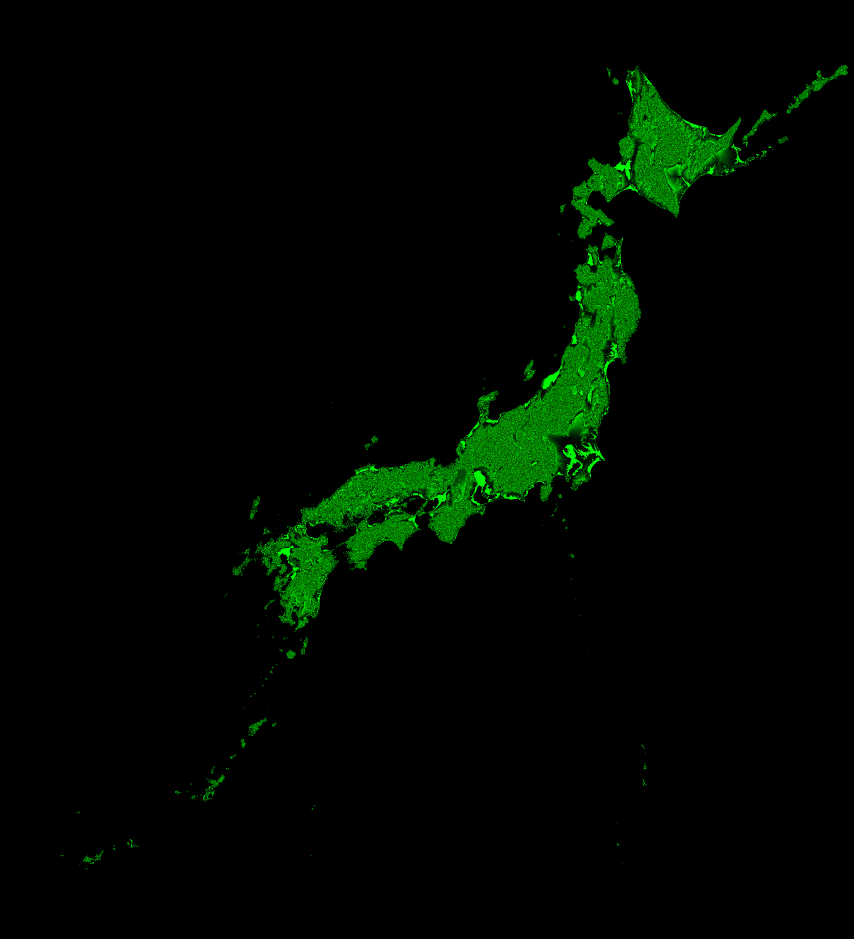
#> input picture src/3d/terrain/coarse.png, 2560 x 2816 px (shown at 1/3 size); its folder holds 2 pictures in this run
$ python build_terrain.py ../src/3d/terrain/coarse-q.png
#> lines starting #> are read from the running program, lines starting #| are printed output that depends on the picture; after the words box and inside, x2 and y2 are one past the last pixel; in counts of white or black regions, pixels touching at a corner belong together
"""3D 试验页的地形：国土地理院标高瓦片（dem_png）→ 全国粗图 + 按块的精细图。

    python -X utf8 tools/build_terrain.py          # 下载（缓存在 .cache/terrain/）并写出 src/3d/terrain/
    python -X utf8 tools/build_terrain.py --preview  # 只按现有 coarse.png 重做预览图 coarse-q.png

出典：国土地理院 標高タイル（基盤地図情報数値標高モデル）。海与国外是 NA。
- 粗图 z7（约 1 km/像素）：一张 PNG，覆盖 BBOX 对齐到 z7 瓦片边界。
- 精细图 z9（约 250 m/像素）：粗图每 64 像素一块，正好一张 z9 瓦片；只给有陆地的块，
  另带右边、下边各一像素（取自相邻瓦片），共 257×257，块与块接缝处取样一致。
编码：v = round(标高 m) + 500（最小 1），海 / NA = 0；R = v >> 8，G = v & 255，B = 0。
预览图 coarse-q.png（3.36）：粗图每 4×4 像素并成一个（约 4 km/像素，约 70 KB），立体页先用它画出全国，
粗图（约 720 KB）在后台下载完再换上——全国取景时每块只有 4–16 段，看不出差别。
粗图的 B 是土地覆盖（地球地図日本 第 1.1 版 lc.tif，1/120 度格网，取每像素中心最近的格）：
1 森林、2 草地灌丛、3 裸地、4 湿地、5 农田、6 城镇、7 水面，0 没有数据。
"""
import io
import json
import math
import os
import sys
import time
import urllib.request

import numpy as np
from PIL import Image

ROOT = os.path.abspath(os.path.join(os.path.dirname(__file__), '..'))
CACHE = os.path.join(ROOT, '.cache', 'terrain')
OUT = os.path.join(ROOT, 'src', '3d', 'terrain')
URL = 'https://cyberjapandata.gsi.go.jp/xyz/dem_png/{z}/{x}/{y}.png'
BBOX = (122.9, 24.0, 149.0, 45.8)  # 西、南、东、北
Z0, Z1 = 7, 9
CHUNK = 64  # 粗图像素；= 一张 z9 瓦片
OFFSET = 500


def legacy_tls():
    """www1.gsi.go.jp 还要求旧式的 TLS 重协商，Python 3.12 以后默认拒绝"""
    import ssl
    ctx = ssl.create_default_context()
    ctx.options |= getattr(ssl, 'OP_LEGACY_SERVER_CONNECT', 0x4)
    return ctx


def tile_xy(lon, lat, z):
    n = 2 ** z
    x = (lon + 180) / 360 * n
    y = (1 - math.log(math.tan(math.radians(lat)) + 1 / math.cos(math.radians(lat))) / math.pi) / 2 * n
    return x, y


def fetch(z, x, y):
    """返回 256×256 的标高（m，float32），NA 为 nan；整张都是海时服务器回 404。"""
#> called with z = 7, x = 107, y = 45
    path = os.path.join(CACHE, str(z), str(x), f'{y}.png')
    if not os.path.exists(path):
        os.makedirs(os.path.dirname(path), exist_ok=True)
        for attempt in range(4):
            try:
                with urllib.request.urlopen(URL.format(z=z, x=x, y=y), timeout=30) as r:
                    data = r.read()
                break
            except urllib.error.HTTPError as e:
                if e.code == 404:
                    data = b''
                    break
                if attempt == 3:
                    raise
            except OSError:
                if attempt == 3:
                    raise
            time.sleep(2 * (attempt + 1))
#> (the call stopped at in fetch, `with urllib.request.urlopen(URL.format(z=z, x=x, y=y), timeout=30) as r:`: the network is not available in this run)
        with open(path, 'wb') as f:
            f.write(data)
        time.sleep(0.05)
    with open(path, 'rb') as f:
        data = f.read()
    if not data:
        return np.full((256, 256), np.nan, np.float32)
    a = np.asarray(Image.open(io.BytesIO(data)).convert('RGB')).astype(np.int64)
    v = (a[..., 0] << 16) | (a[..., 1] << 8) | a[..., 2]
    h = np.where(v < 2 ** 23, v, v - 2 ** 24).astype(np.float32) * 0.01
    h[v == 2 ** 23] = np.nan
    return h


LC_URL = 'https://www1.gsi.go.jp/geowww/globalmap-gsi/download/data/gm-japan/gm-jpn-lc_u_1_1.zip'
# lc.tif 的分类（按调色板与几处已知地点核对：东京 13、越后平原 12、木曾山地 5、富士山顶 10、十胜 14）→ 本站的 7 类
LC_MAP = {1: 1, 2: 1, 3: 1, 4: 1, 5: 1, 6: 1, 7: 2, 8: 2, 9: 2, 10: 3, 15: 3, 16: 3, 11: 4, 12: 5, 14: 5, 13: 6, 17: 7}


def landcover(x0, y0, w, h):
    import zipfile
    path = os.path.join(ROOT, '.cache', 'gm', 'gm-jpn-lc_u_1_1.zip')
    if not os.path.exists(path):
        os.makedirs(os.path.dirname(path), exist_ok=True)
        with urllib.request.urlopen(LC_URL, timeout=300, context=legacy_tls()) as r:
            data = r.read()
        with open(path, 'wb') as f:
            f.write(data)
    z = zipfile.ZipFile(path)
    tif = next(n for n in z.namelist() if n.endswith('lc.tif'))
    tfw = [float(v) for v in z.read(tif[:-3] + 'tfw').split()]
    lc = np.asarray(Image.open(io.BytesIO(z.read(tif))))
    lut = np.zeros(256, np.uint8)
    for k, v in LC_MAP.items():
        lut[k] = v
    n = 2 ** Z0
    px = (np.arange(w) + 0.5) / 256 + x0
    py = (np.arange(h) + 0.5) / 256 + y0
    lon = px / n * 360 - 180
    lat = np.degrees(np.arctan(np.sinh(np.pi * (1 - 2 * py / n))))
    col = np.clip(np.round((lon - tfw[4]) / tfw[0]).astype(int), 0, lc.shape[1] - 1)
    row = np.clip(np.round((lat - tfw[5]) / tfw[3]).astype(int), 0, lc.shape[0] - 1)
    return lut[lc[row[:, None], col[None, :]]]


def encode(h, lc=None):
    v = np.where(np.isnan(h), 0, np.clip(np.round(np.nan_to_num(h)) + OFFSET, 1, 65535)).astype(np.uint32)
    rgb = np.zeros(h.shape + (3,), np.uint8)
    rgb[..., 0] = v >> 8
    rgb[..., 1] = v & 255
    if lc is not None:
        rgb[..., 2] = np.where(v > 0, lc, 0)
    return Image.fromarray(rgb, 'RGB')


def save(img, path):
    os.makedirs(os.path.dirname(path), exist_ok=True)
    img.save(path, optimize=True, compress_level=9)


PREVIEW = 4


def preview():
    """粗图每 PREVIEW×PREVIEW 并一个像素：有 1/4 以上是陆地才算陆地，标高取陆地的平均，土地覆盖取陆地里最多的一类"""
    rgb = np.asarray(Image.open(os.path.join(OUT, 'coarse.png')).convert('RGB')).astype(np.int32)
    v = (rgb[..., 0] << 8) | rgb[..., 1]
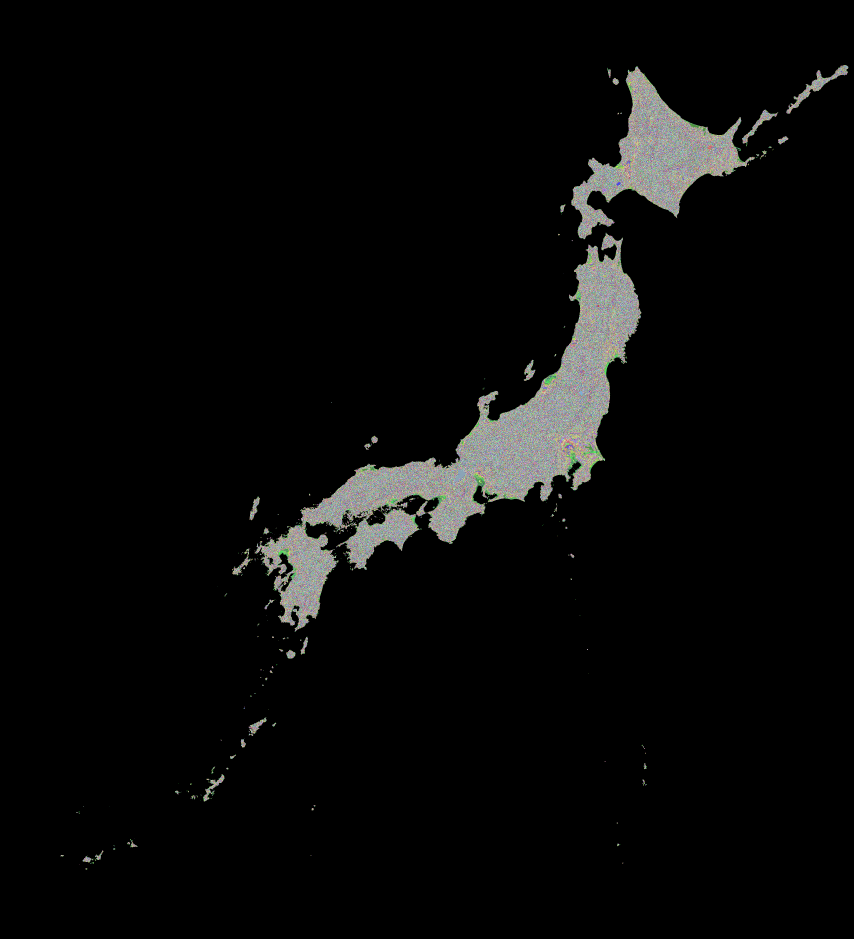
#> v: shape (2816, 2560) int32 (shown at 1/3 size); 2654 distinct labels, from 0 to 4097; one colour per label, 0 black
    lc = rgb[..., 2]
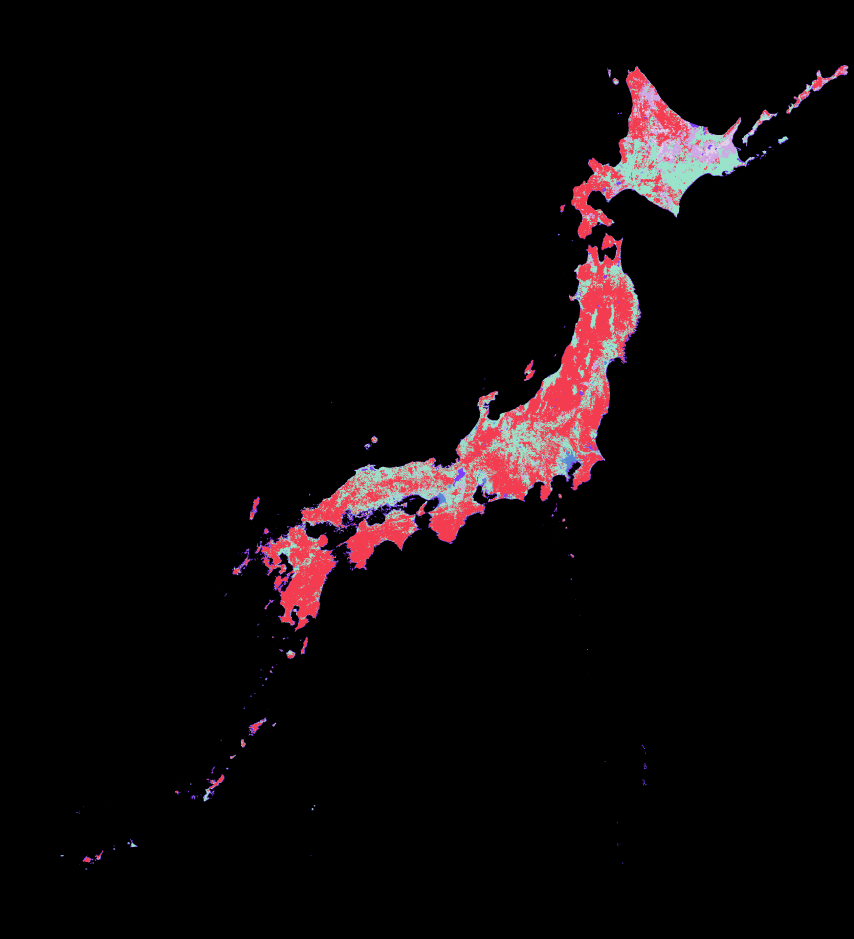
#> lc: shape (2816, 2560) int32 (shown at 1/3 size); 8 distinct labels, from 0 to 7; one colour per label, 0 black
    f = PREVIEW
    H, W = v.shape
#> H = 2816; W = 2560
    assert H % f == 0 and W % f == 0, (W, H)
    blocks = v.reshape(H // f, f, W // f, f).transpose(0, 2, 1, 3).reshape(H // f, W // f, f * f)
    lcb = lc.reshape(H // f, f, W // f, f).transpose(0, 2, 1, 3).reshape(H // f, W // f, f * f)
    land = blocks > 0
    n = land.sum(-1)
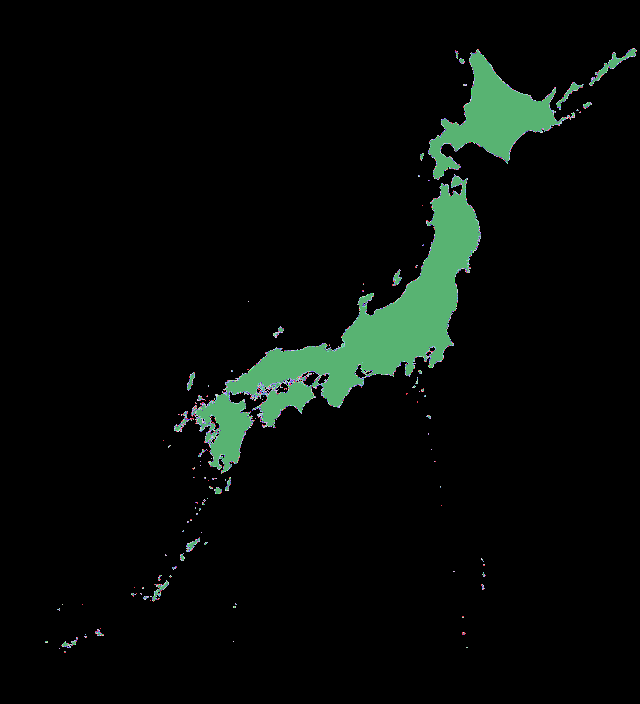
#> n: shape (704, 640) int64; 17 distinct labels, from 0 to 16; one colour per label, 0 black
    mean = np.where(n > 0, (blocks * land).sum(-1) / np.maximum(n, 1), 0)
    h = np.where(n * 4 >= f * f, mean - OFFSET, np.nan)
    counts = np.stack([((lcb == k) & land).sum(-1) for k in range(8)], -1)
    mode = counts[..., 1:].argmax(-1) + 1
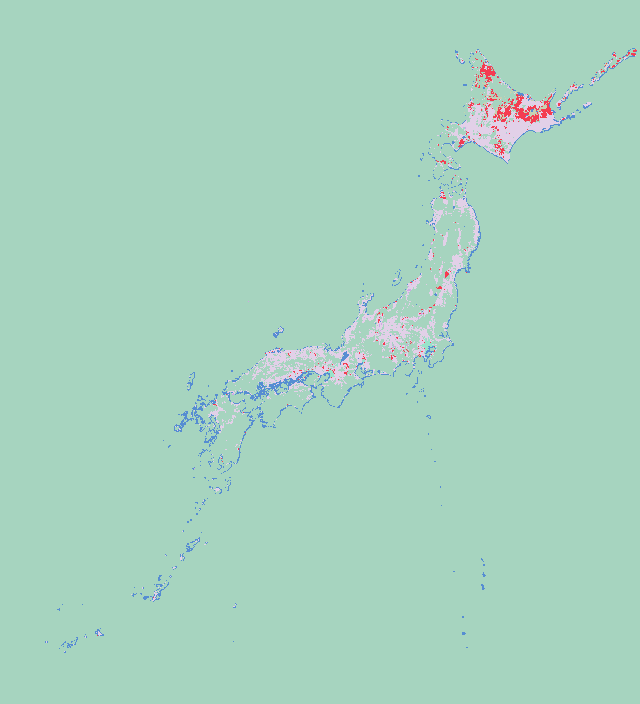
#> mode: shape (704, 640) int64; 7 distinct labels, from 1 to 7; one colour per label, 0 black
    mode = np.where(counts[..., 1:].max(-1) > 0, mode, 0)
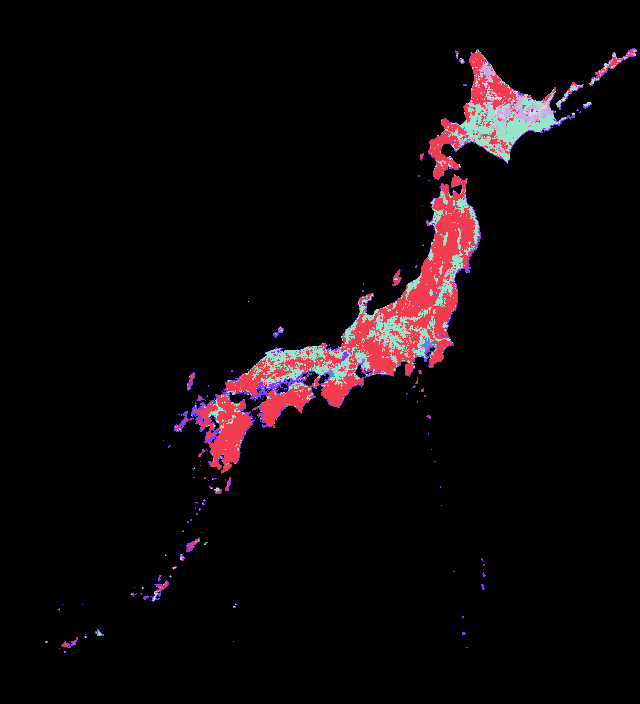
#> mode: shape (704, 640) int64; 8 distinct labels, from 0 to 7; one colour per label, 0 black
    path = os.path.join(OUT, 'coarse-q.png')
    save(encode(h.astype(np.float32), mode.astype(np.uint8)), path)
#> in encode, `v = np.where(np.isnan(h), 0, np.clip(np.round(np.nan_to_num(h)) + OFFS..`:
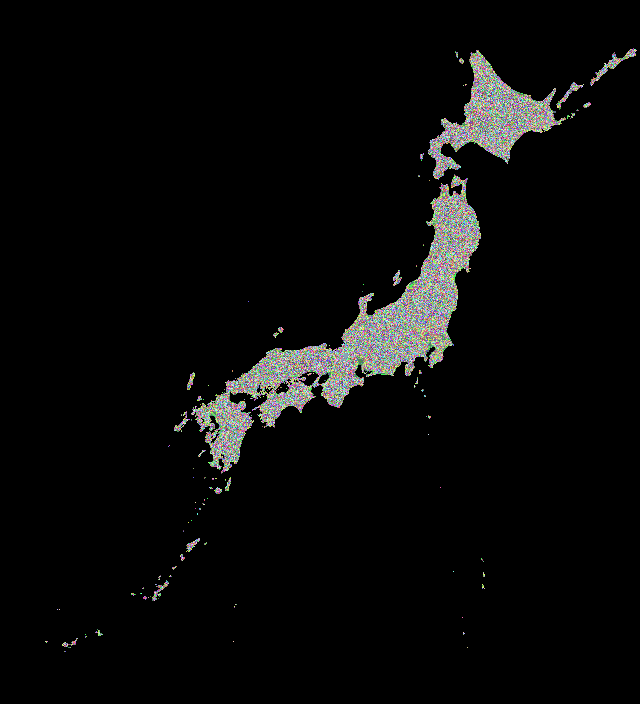
#> v: shape (704, 640) uint32; 1770 distinct labels, from 0 to 3209; one colour per label, 0 black
#> in encode, `rgb[..., 1] = v & 255`:
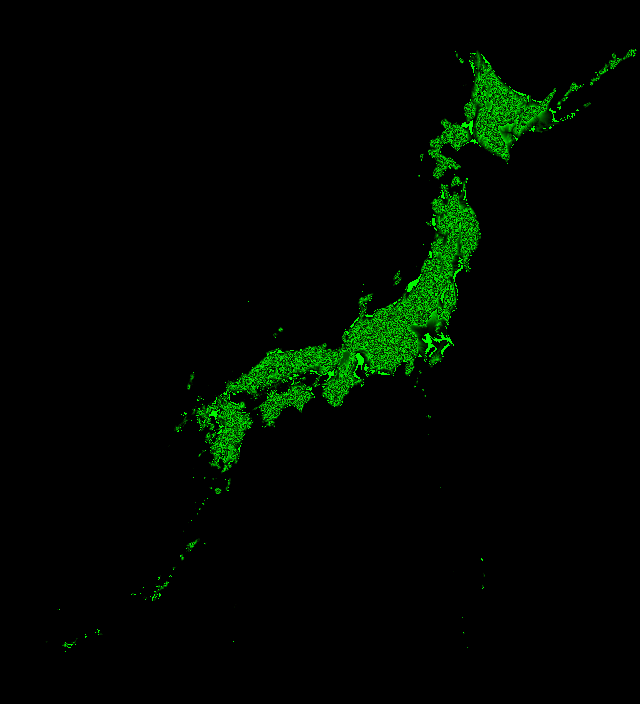
#> rgb: shape (704, 640, 3); mean of channels 0, 1, 2 0.2, 7.1, 0; drawn as R, G, B
#> in encode, `rgb[..., 2] = np.where(v > 0, lc, 0)`: rgb: shape (704, 640, 3); 6.15% of pixels changed, all inside (x1, y1, x2, y2) = (45, 48, 637, 652)
    print(f'preview 1/{f}: {W // f}×{H // f} px, {os.path.getsize(path) / 1e3:.0f} KB')
#| preview 1/4: 640×704 px, 60 KB


def main():
    w, s, e, n = BBOX
    x0, y0 = (int(math.floor(v)) for v in tile_xy(w, n, Z0))
    x1, y1 = (int(math.floor(v)) for v in tile_xy(e, s, Z0))
    nx, ny = x1 - x0 + 1, y1 - y0 + 1
    coarse = np.full((ny * 256, nx * 256), np.nan, np.float32)
    for ty in range(ny):
        for tx in range(nx):
            coarse[ty * 256:(ty + 1) * 256, tx * 256:(tx + 1) * 256] = fetch(Z0, x0 + tx, y0 + ty)
    save(encode(coarse, landcover(x0, y0, coarse.shape[1], coarse.shape[0])), os.path.join(OUT, 'coarse.png'))
    print(f'coarse z{Z0}: tiles x {x0}..{x1} y {y0}..{y1}, {coarse.shape[1]}×{coarse.shape[0]} px')

    land = ~np.isnan(coarse)
    cw, ch = coarse.shape[1] // CHUNK, coarse.shape[0] // CHUNK
    k = 2 ** (Z1 - Z0)  # 每块的 z9 瓦片号 = 粗图左上瓦片 × 4 + 块号
    chunks = []
    cache = {}

    def tile(cx, cy):
        if (cx, cy) not in cache:
            cache[(cx, cy)] = fetch(Z1, x0 * k + cx, y0 * k + cy)
        return cache[(cx, cy)]

    for cy in range(ch):
        for cx in range(cw):
            # 边上留一像素：块边上的一点陆地也算
            ys, xs = slice(max(cy * CHUNK - 1, 0), (cy + 1) * CHUNK + 1), slice(max(cx * CHUNK - 1, 0), (cx + 1) * CHUNK + 1)
            if not land[ys, xs].any():
                continue
            h = np.full((257, 257), np.nan, np.float32)
            h[:256, :256] = tile(cx, cy)
            h[:256, 256] = tile(cx + 1, cy)[:, 0]
            h[256, :256] = tile(cx, cy + 1)[0, :]
            h[256, 256] = tile(cx + 1, cy + 1)[0, 0]
            if np.isnan(h).all():
                continue
            save(encode(h), os.path.join(OUT, 'd', f'{cx}_{cy}.png'))
            chunks.append([cx, cy])
        print(f'  row {cy + 1}/{ch}: {len(chunks)} detail chunks', file=sys.stderr)

    meta = {
        'source': '国土地理院 標高タイル（基盤地図情報数値標高モデル）；土地覆盖：地球地図日本',
        'z': Z0, 'tile': [x0, y0], 'size': [coarse.shape[1], coarse.shape[0]],
        'chunk': CHUNK, 'detail_z': Z1, 'detail': 257, 'offset': OFFSET,
        'chunks': chunks,
    }
    with open(os.path.join(OUT, 'terrain.json'), 'w', encoding='utf-8') as f:
        json.dump(meta, f, ensure_ascii=False, separators=(',', ':'))
    total = sum(os.path.getsize(os.path.join(OUT, 'd', f)) for f in os.listdir(os.path.join(OUT, 'd')))
    print(f'detail z{Z1}: {len(chunks)} chunks, {total / 1e6:.1f} MB; coarse {os.path.getsize(os.path.join(OUT, "coarse.png")) / 1e6:.2f} MB')


if __name__ == '__main__':
    if '--preview' not in sys.argv:
        main()
    preview()
